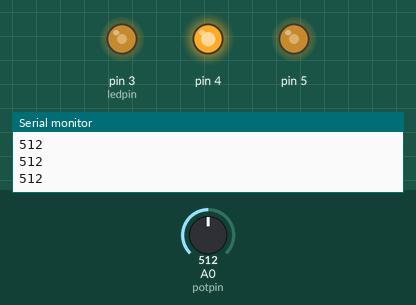
Simulated run of this sketch. Board: Arduino Uno, built with avr-gcc and run on an emulated ATmega328P. On the bench: output pins drawn as LEDs (lit = HIGH), the last lines printed to the serial monitor. The inputs (shaded band) are chosen by the test bench; at power-on: A0 (potpin) = 512.

Above: at 1.2 s.
1.3 s: A0 (potpin) set to 716
At 1.7 s:
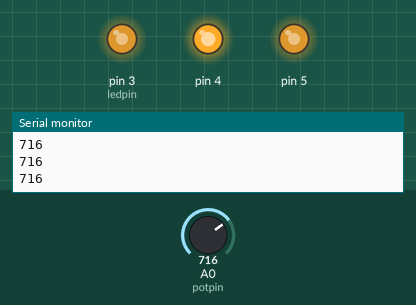
2.8 s: A0 (potpin) set to 900
At 3.9 s:
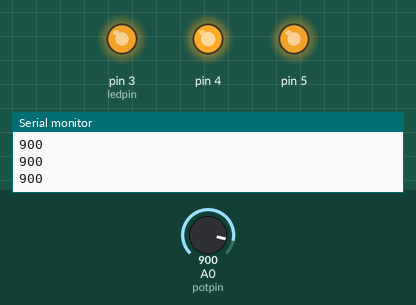
4.3 s: A0 (potpin) set to 511
At 5.2 s:
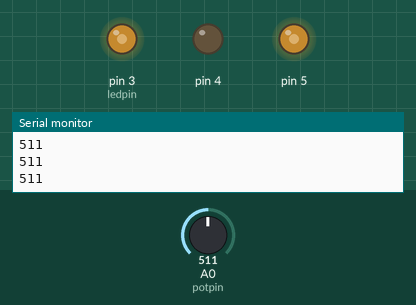
5.8 s: A0 (potpin) set to 122
At 6.2 s:
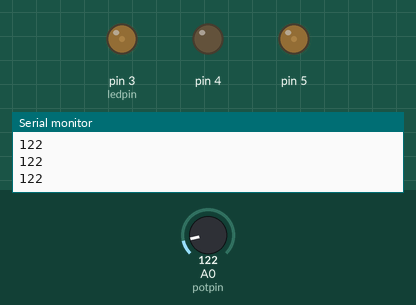
7.3 s: A0 (potpin) set to 0
At 8.3 s:
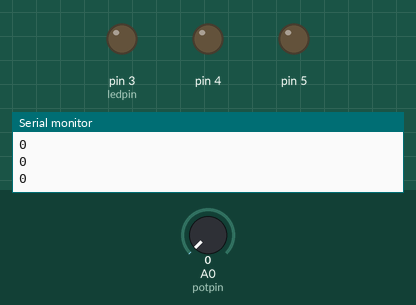
Timing chart, 0 to 9.8 s (numbered marks = the images above; inputs shaded):
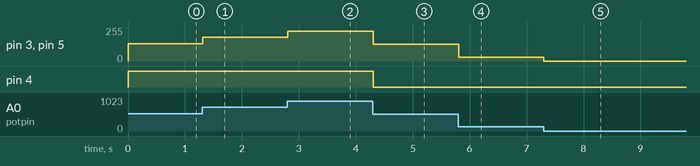

Measured:
- after the input at 1.3 s, pin 3 (ledpin), pin 5: 128/255 → 179/255 at once
- after the input at 2.8 s, pin 3 (ledpin), pin 5: 179/255 → 225/255 at once
- after the input at 4.3 s, pin 3 (ledpin), pin 5: 225/255 → 127/255 at once; pin 4: HIGH → LOW at once
- after the input at 5.8 s, pin 3 (ledpin), pin 5: 127/255 → 30/255 at once
- after the input at 7.3 s, pin 3 (ledpin), pin 5: 30/255 → 0/255 at once

The sketch:

PWM_led.ino
```cpp
int potpin=0;
int ledpin=3;
int val=0;
void setup() {
  // put your setup code here, to run once:
  Serial.begin(9600);
  pinMode(ledpin, INPUT);
  pinMode(4, INPUT);
  pinMode(5, INPUT);
}

void loop() {
  // put your main code here, to run repeatedly:
  val=analogRead(potpin);
  Serial.println(val);
  analogWrite(ledpin,val/4);
  analogWrite(4,val/4);
  analogWrite(5,val/4);
  delay(10);

}
```
